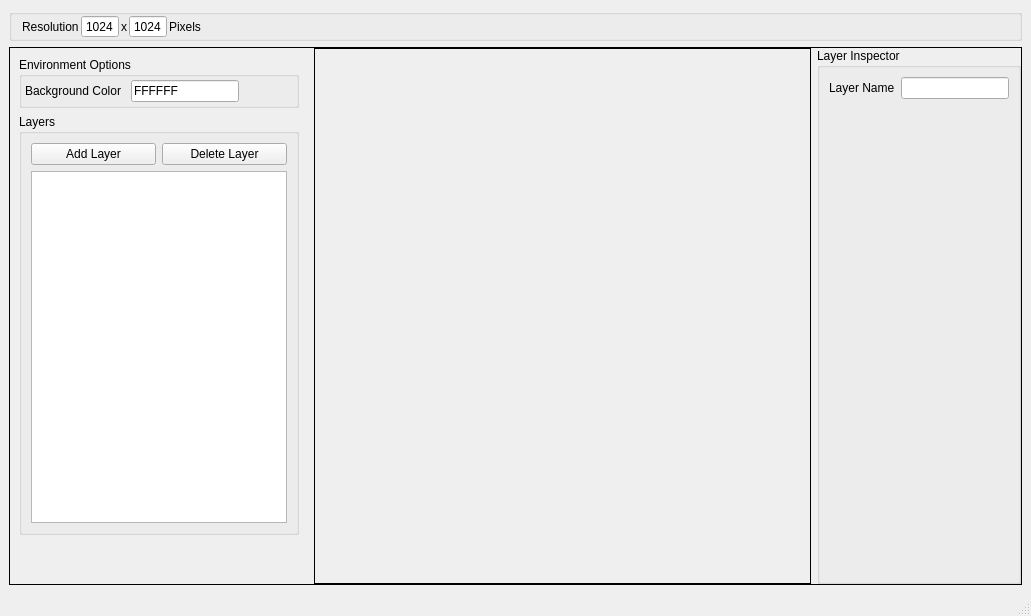
<?xml version="1.0" encoding="UTF-8"?>
<ui version="4.0">
 <class>MainWindow</class>
 <widget class="QMainWindow" name="MainWindow">
  <property name="geometry">
   <rect>
    <x>0</x>
    <y>0</y>
    <width>1031</width>
    <height>616</height>
   </rect>
  </property>
  <property name="sizePolicy">
   <sizepolicy hsizetype="Minimum" vsizetype="Expanding">
    <horstretch>0</horstretch>
    <verstretch>0</verstretch>
   </sizepolicy>
  </property>
  <property name="minimumSize">
   <size>
    <width>0</width>
    <height>616</height>
   </size>
  </property>
  <property name="windowTitle">
   <string>Livetexgen</string>
  </property>
  <widget class="QWidget" name="WindowDisplay">
   <property name="enabled">
    <bool>true</bool>
   </property>
   <property name="sizePolicy">
    <sizepolicy hsizetype="Preferred" vsizetype="Maximum">
     <horstretch>0</horstretch>
     <verstretch>0</verstretch>
    </sizepolicy>
   </property>
   <property name="minimumSize">
    <size>
     <width>0</width>
     <height>572</height>
    </size>
   </property>
   <property name="maximumSize">
    <size>
     <width>16777215</width>
     <height>572</height>
    </size>
   </property>
   <property name="layoutDirection">
    <enum>Qt::LeftToRight</enum>
   </property>
   <layout class="QVBoxLayout" name="verticalLayout">
    <property name="sizeConstraint">
     <enum>QLayout::SetMaximumSize</enum>
    </property>
    <item>
     <widget class="QGroupBox" name="MainControlsHolder">
      <property name="sizePolicy">
       <sizepolicy hsizetype="Minimum" vsizetype="Maximum">
        <horstretch>0</horstretch>
        <verstretch>0</verstretch>
       </sizepolicy>
      </property>
      <layout class="QHBoxLayout" name="horizontalLayout">
       <property name="spacing">
        <number>2</number>
       </property>
       <property name="leftMargin">
        <number>10</number>
       </property>
       <property name="topMargin">
        <number>0</number>
       </property>
       <property name="rightMargin">
        <number>0</number>
       </property>
       <property name="bottomMargin">
        <number>0</number>
       </property>
       <item>
        <widget class="QLabel" name="ResolutionLabel">
         <property name="text">
          <string>Resolution</string>
         </property>
        </widget>
       </item>
       <item>
        <widget class="QSpinBox" name="WidthSpinBox">
         <property name="wrapping">
          <bool>true</bool>
         </property>
         <property name="buttonSymbols">
          <enum>QAbstractSpinBox::NoButtons</enum>
         </property>
         <property name="correctionMode">
          <enum>QAbstractSpinBox::CorrectToNearestValue</enum>
         </property>
         <property name="prefix">
          <string/>
         </property>
         <property name="minimum">
          <number>1</number>
         </property>
         <property name="maximum">
          <number>3840</number>
         </property>
         <property name="value">
          <number>1024</number>
         </property>
        </widget>
       </item>
       <item>
        <widget class="QLabel" name="ResolutionLabel1">
         <property name="text">
          <string>x</string>
         </property>
        </widget>
       </item>
       <item>
        <widget class="QSpinBox" name="HeightSpinBox">
         <property name="wrapping">
          <bool>true</bool>
         </property>
         <property name="buttonSymbols">
          <enum>QAbstractSpinBox::NoButtons</enum>
         </property>
         <property name="correctionMode">
          <enum>QAbstractSpinBox::CorrectToNearestValue</enum>
         </property>
         <property name="minimum">
          <number>1</number>
         </property>
         <property name="maximum">
          <number>2160</number>
         </property>
         <property name="value">
          <number>1024</number>
         </property>
        </widget>
       </item>
       <item>
        <widget class="QLabel" name="ResolutionLabel2">
         <property name="text">
          <string>Pixels</string>
         </property>
        </widget>
       </item>
       <item>
        <spacer name="MainControlsorizontalSpacer">
         <property name="orientation">
          <enum>Qt::Horizontal</enum>
         </property>
         <property name="sizeType">
          <enum>QSizePolicy::Expanding</enum>
         </property>
         <property name="sizeHint" stdset="0">
          <size>
           <width>10</width>
           <height>20</height>
          </size>
         </property>
        </spacer>
       </item>
      </layout>
     </widget>
    </item>
    <item>
     <widget class="QFrame" name="MainRegion">
      <property name="sizePolicy">
       <sizepolicy hsizetype="Minimum" vsizetype="Minimum">
        <horstretch>0</horstretch>
        <verstretch>0</verstretch>
       </sizepolicy>
      </property>
      <property name="frameShape">
       <enum>QFrame::Box</enum>
      </property>
      <layout class="QHBoxLayout" name="horizontalLayout_2">
       <property name="sizeConstraint">
        <enum>QLayout::SetDefaultConstraint</enum>
       </property>
       <property name="leftMargin">
        <number>0</number>
       </property>
       <property name="topMargin">
        <number>0</number>
       </property>
       <property name="rightMargin">
        <number>0</number>
       </property>
       <property name="bottomMargin">
        <number>0</number>
       </property>
       <item>
        <widget class="QFrame" name="SubControlsHolder">
         <property name="enabled">
          <bool>true</bool>
         </property>
         <property name="sizePolicy">
          <sizepolicy hsizetype="Maximum" vsizetype="Minimum">
           <horstretch>0</horstretch>
           <verstretch>0</verstretch>
          </sizepolicy>
         </property>
         <layout class="QVBoxLayout" name="verticalLayout_2">
          <property name="sizeConstraint">
           <enum>QLayout::SetDefaultConstraint</enum>
          </property>
          <property name="topMargin">
           <number>9</number>
          </property>
          <property name="rightMargin">
           <number>9</number>
          </property>
          <property name="bottomMargin">
           <number>9</number>
          </property>
          <item>
           <widget class="QGroupBox" name="EnvironmentOptionsGroupBox">
            <property name="title">
             <string>Environment Options</string>
            </property>
            <property name="checkable">
             <bool>false</bool>
            </property>
            <layout class="QFormLayout" name="formLayout">
             <property name="leftMargin">
              <number>3</number>
             </property>
             <property name="topMargin">
              <number>3</number>
             </property>
             <property name="rightMargin">
              <number>3</number>
             </property>
             <property name="bottomMargin">
              <number>3</number>
             </property>
             <item row="0" column="0">
              <widget class="QLabel" name="BackgroundColorLabel">
               <property name="sizePolicy">
                <sizepolicy hsizetype="Maximum" vsizetype="Minimum">
                 <horstretch>0</horstretch>
                 <verstretch>0</verstretch>
                </sizepolicy>
               </property>
               <property name="text">
                <string>Background Color </string>
               </property>
              </widget>
             </item>
             <item row="0" column="1">
              <widget class="QLineEdit" name="BackgroundColorHex">
               <property name="sizePolicy">
                <sizepolicy hsizetype="Maximum" vsizetype="Minimum">
                 <horstretch>0</horstretch>
                 <verstretch>0</verstretch>
                </sizepolicy>
               </property>
               <property name="inputMask">
                <string notr="true"/>
               </property>
               <property name="text">
                <string notr="true">FFFFFF</string>
               </property>
              </widget>
             </item>
            </layout>
           </widget>
          </item>
          <item>
           <widget class="QGroupBox" name="LayersGroupBox">
            <property name="title">
             <string>Layers</string>
            </property>
            <property name="flat">
             <bool>true</bool>
            </property>
            <layout class="QVBoxLayout" name="verticalLayout_3">
             <item>
              <layout class="QHBoxLayout" name="horizontalLayout_3">
               <item>
                <widget class="QPushButton" name="AddLayerButton">
                 <property name="text">
                  <string>Add Layer</string>
                 </property>
                </widget>
               </item>
               <item>
                <widget class="QPushButton" name="DeleteLayerButton">
                 <property name="text">
                  <string>Delete Layer</string>
                 </property>
                </widget>
               </item>
              </layout>
             </item>
             <item>
              <widget class="LayerView" name="LayersView">
               <property name="sizePolicy">
                <sizepolicy hsizetype="Minimum" vsizetype="Expanding">
                 <horstretch>0</horstretch>
                 <verstretch>0</verstretch>
                </sizepolicy>
               </property>
               <property name="alternatingRowColors">
                <bool>false</bool>
               </property>
              </widget>
             </item>
            </layout>
           </widget>
          </item>
          <item>
           <spacer name="verticalSpacer">
            <property name="orientation">
             <enum>Qt::Vertical</enum>
            </property>
            <property name="sizeType">
             <enum>QSizePolicy::Minimum</enum>
            </property>
            <property name="sizeHint" stdset="0">
             <size>
              <width>20</width>
              <height>40</height>
             </size>
            </property>
           </spacer>
          </item>
         </layout>
        </widget>
       </item>
       <item>
        <widget class="QLabel" name="OutputImage">
         <property name="sizePolicy">
          <sizepolicy hsizetype="Expanding" vsizetype="Preferred">
           <horstretch>0</horstretch>
           <verstretch>0</verstretch>
          </sizepolicy>
         </property>
         <property name="baseSize">
          <size>
           <width>0</width>
           <height>0</height>
          </size>
         </property>
         <property name="autoFillBackground">
          <bool>true</bool>
         </property>
         <property name="frameShape">
          <enum>QFrame::Box</enum>
         </property>
         <property name="text">
          <string/>
         </property>
         <property name="alignment">
          <set>Qt::AlignCenter</set>
         </property>
        </widget>
       </item>
       <item>
        <widget class="QGroupBox" name="LayerInspector">
         <property name="sizePolicy">
          <sizepolicy hsizetype="Maximum" vsizetype="Preferred">
           <horstretch>0</horstretch>
           <verstretch>0</verstretch>
          </sizepolicy>
         </property>
         <property name="title">
          <string>Layer Inspector</string>
         </property>
         <layout class="QFormLayout" name="formLayout_2">
          <item row="0" column="0">
           <widget class="QLabel" name="LayerNameLabel">
            <property name="text">
             <string>Layer Name</string>
            </property>
           </widget>
          </item>
          <item row="0" column="1">
           <widget class="QLineEdit" name="LayerNameLineEdit"/>
          </item>
         </layout>
        </widget>
       </item>
      </layout>
     </widget>
    </item>
   </layout>
  </widget>
  <widget class="QStatusBar" name="StatusBar"/>
 </widget>
 <customwidgets>
  <customwidget>
   <class>LayerView</class>
   <extends>QListView</extends>
   <header location="global">src/layers/layerview.h</header>
  </customwidget>
 </customwidgets>
 <resources/>
 <connections/>
</ui>
